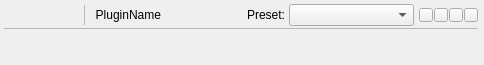
<?xml version="1.0" encoding="UTF-8"?>
<ui version="4.0">
 <class>PluginWidget</class>
 <widget class="QFrame" name="PluginWidget">
  <property name="geometry">
   <rect>
    <x>0</x>
    <y>0</y>
    <width>484</width>
    <height>65</height>
   </rect>
  </property>
  <property name="contextMenuPolicy">
   <enum>Qt::CustomContextMenu</enum>
  </property>
  <property name="windowTitle">
   <string>Frame</string>
  </property>
  <layout class="QVBoxLayout" name="verticalLayout">
   <property name="spacing">
    <number>0</number>
   </property>
   <property name="leftMargin">
    <number>4</number>
   </property>
   <property name="topMargin">
    <number>3</number>
   </property>
   <property name="rightMargin">
    <number>6</number>
   </property>
   <property name="bottomMargin">
    <number>3</number>
   </property>
   <item>
    <layout class="QHBoxLayout" name="layout_top">
     <property name="spacing">
      <number>1</number>
     </property>
     <item>
      <widget class="QWidget" name="w_buttons" native="true">
       <property name="minimumSize">
        <size>
         <width>72</width>
         <height>24</height>
        </size>
       </property>
       <property name="maximumSize">
        <size>
         <width>72</width>
         <height>24</height>
        </size>
       </property>
       <layout class="QHBoxLayout" name="horizontalLayout">
        <property name="spacing">
         <number>0</number>
        </property>
        <property name="margin">
         <number>0</number>
        </property>
        <item>
         <widget class="ScalableButton" name="b_enable">
          <property name="minimumSize">
           <size>
            <width>24</width>
            <height>24</height>
           </size>
          </property>
          <property name="maximumSize">
           <size>
            <width>24</width>
            <height>24</height>
           </size>
          </property>
          <property name="text">
           <string/>
          </property>
          <property name="icon">
           <iconset resource="../resources.qrc">
            <normaloff>:/bitmaps/button_off.png</normaloff>:/bitmaps/button_off.png</iconset>
          </property>
          <property name="iconSize">
           <size>
            <width>24</width>
            <height>24</height>
           </size>
          </property>
          <property name="checkable">
           <bool>true</bool>
          </property>
          <property name="flat">
           <bool>true</bool>
          </property>
         </widget>
        </item>
        <item>
         <widget class="ScalableButton" name="b_gui">
          <property name="minimumSize">
           <size>
            <width>24</width>
            <height>24</height>
           </size>
          </property>
          <property name="maximumSize">
           <size>
            <width>24</width>
            <height>24</height>
           </size>
          </property>
          <property name="text">
           <string/>
          </property>
          <property name="icon">
           <iconset>
            <normaloff>:/bitmaps/button_gui.png</normaloff>:/bitmaps/button_gui.png</iconset>
          </property>
          <property name="iconSize">
           <size>
            <width>24</width>
            <height>24</height>
           </size>
          </property>
          <property name="checkable">
           <bool>true</bool>
          </property>
          <property name="flat">
           <bool>true</bool>
          </property>
         </widget>
        </item>
        <item>
         <widget class="ScalableButton" name="b_edit">
          <property name="minimumSize">
           <size>
            <width>24</width>
            <height>24</height>
           </size>
          </property>
          <property name="maximumSize">
           <size>
            <width>24</width>
            <height>24</height>
           </size>
          </property>
          <property name="text">
           <string/>
          </property>
          <property name="icon">
           <iconset>
            <normaloff>:/bitmaps/button_edit.png</normaloff>:/bitmaps/button_edit.png</iconset>
          </property>
          <property name="iconSize">
           <size>
            <width>24</width>
            <height>24</height>
           </size>
          </property>
          <property name="checkable">
           <bool>true</bool>
          </property>
          <property name="flat">
           <bool>true</bool>
          </property>
         </widget>
        </item>
       </layout>
      </widget>
     </item>
     <item>
      <spacer name="spacer_namesep1">
       <property name="orientation">
        <enum>Qt::Horizontal</enum>
       </property>
       <property name="sizeType">
        <enum>QSizePolicy::Fixed</enum>
       </property>
       <property name="sizeHint" stdset="0">
        <size>
         <width>6</width>
         <height>1</height>
        </size>
       </property>
      </spacer>
     </item>
     <item>
      <widget class="Line" name="line_2">
       <property name="minimumSize">
        <size>
         <width>0</width>
         <height>20</height>
        </size>
       </property>
       <property name="maximumSize">
        <size>
         <width>16777215</width>
         <height>20</height>
        </size>
       </property>
       <property name="lineWidth">
        <number>0</number>
       </property>
       <property name="midLineWidth">
        <number>1</number>
       </property>
       <property name="orientation">
        <enum>Qt::Vertical</enum>
       </property>
      </widget>
     </item>
     <item>
      <spacer name="spacer_namesep2">
       <property name="orientation">
        <enum>Qt::Horizontal</enum>
       </property>
       <property name="sizeType">
        <enum>QSizePolicy::Fixed</enum>
       </property>
       <property name="sizeHint" stdset="0">
        <size>
         <width>8</width>
         <height>1</height>
        </size>
       </property>
      </spacer>
     </item>
     <item>
      <widget class="QLabel" name="label_name">
       <property name="text">
        <string>PluginName</string>
       </property>
       <property name="textFormat">
        <enum>Qt::PlainText</enum>
       </property>
       <property name="alignment">
        <set>Qt::AlignRight|Qt::AlignTrailing|Qt::AlignVCenter</set>
       </property>
      </widget>
     </item>
     <item>
      <spacer name="spacer_namesep3">
       <property name="orientation">
        <enum>Qt::Horizontal</enum>
       </property>
       <property name="sizeHint" stdset="0">
        <size>
         <width>20</width>
         <height>1</height>
        </size>
       </property>
      </spacer>
     </item>
     <item>
      <layout class="QHBoxLayout" name="layout_presets">
       <property name="spacing">
        <number>4</number>
       </property>
       <property name="leftMargin">
        <number>4</number>
       </property>
       <property name="rightMargin">
        <number>4</number>
       </property>
       <item>
        <widget class="QLabel" name="label_presets">
         <property name="text">
          <string>Preset:</string>
         </property>
         <property name="alignment">
          <set>Qt::AlignRight|Qt::AlignTrailing|Qt::AlignVCenter</set>
         </property>
        </widget>
       </item>
       <item>
        <widget class="QComboBox" name="cb_presets">
         <property name="minimumSize">
          <size>
           <width>125</width>
           <height>0</height>
          </size>
         </property>
        </widget>
       </item>
      </layout>
     </item>
     <item>
      <layout class="QHBoxLayout" name="layout_leds">
       <property name="spacing">
        <number>1</number>
       </property>
       <item>
        <widget class="LEDButton" name="led_control">
         <property name="minimumSize">
          <size>
           <width>14</width>
           <height>14</height>
          </size>
         </property>
         <property name="maximumSize">
          <size>
           <width>14</width>
           <height>14</height>
          </size>
         </property>
         <property name="text">
          <string/>
         </property>
         <property name="checkable">
          <bool>true</bool>
         </property>
        </widget>
       </item>
       <item>
        <widget class="LEDButton" name="led_midi">
         <property name="minimumSize">
          <size>
           <width>14</width>
           <height>14</height>
          </size>
         </property>
         <property name="maximumSize">
          <size>
           <width>14</width>
           <height>14</height>
          </size>
         </property>
         <property name="text">
          <string/>
         </property>
         <property name="checkable">
          <bool>true</bool>
         </property>
        </widget>
       </item>
       <item>
        <widget class="LEDButton" name="led_audio_in">
         <property name="minimumSize">
          <size>
           <width>14</width>
           <height>14</height>
          </size>
         </property>
         <property name="maximumSize">
          <size>
           <width>14</width>
           <height>14</height>
          </size>
         </property>
         <property name="text">
          <string/>
         </property>
         <property name="checkable">
          <bool>true</bool>
         </property>
        </widget>
       </item>
       <item>
        <widget class="LEDButton" name="led_audio_out">
         <property name="minimumSize">
          <size>
           <width>14</width>
           <height>14</height>
          </size>
         </property>
         <property name="maximumSize">
          <size>
           <width>14</width>
           <height>14</height>
          </size>
         </property>
         <property name="text">
          <string/>
         </property>
         <property name="checkable">
          <bool>true</bool>
         </property>
        </widget>
       </item>
      </layout>
     </item>
    </layout>
   </item>
   <item>
    <widget class="Line" name="line">
     <property name="lineWidth">
      <number>0</number>
     </property>
     <property name="midLineWidth">
      <number>1</number>
     </property>
     <property name="orientation">
      <enum>Qt::Horizontal</enum>
     </property>
    </widget>
   </item>
   <item>
    <layout class="QHBoxLayout" name="layout_bottom">
     <property name="spacing">
      <number>1</number>
     </property>
     <property name="leftMargin">
      <number>12</number>
     </property>
     <property name="topMargin">
      <number>4</number>
     </property>
     <property name="rightMargin">
      <number>12</number>
     </property>
     <item>
      <widget class="QWidget" name="w_knobs_left" native="true">
       <layout class="QHBoxLayout" name="horizontalLayout_4">
        <property name="margin">
         <number>0</number>
        </property>
       </layout>
      </widget>
     </item>
     <item>
      <spacer name="horizontalSpacer">
       <property name="orientation">
        <enum>Qt::Horizontal</enum>
       </property>
       <property name="sizeHint" stdset="0">
        <size>
         <width>40</width>
         <height>20</height>
        </size>
       </property>
      </spacer>
     </item>
     <item>
      <widget class="QWidget" name="w_knobs_right" native="true">
       <layout class="QHBoxLayout" name="horizontalLayout_3">
        <property name="spacing">
         <number>0</number>
        </property>
        <property name="leftMargin">
         <number>12</number>
        </property>
        <property name="topMargin">
         <number>0</number>
        </property>
        <property name="rightMargin">
         <number>0</number>
        </property>
        <property name="bottomMargin">
         <number>0</number>
        </property>
       </layout>
      </widget>
     </item>
     <item>
      <layout class="QVBoxLayout" name="layout_peaks">
       <property name="spacing">
        <number>4</number>
       </property>
       <property name="leftMargin">
        <number>4</number>
       </property>
       <property name="topMargin">
        <number>0</number>
       </property>
       <property name="rightMargin">
        <number>4</number>
       </property>
       <property name="bottomMargin">
        <number>2</number>
       </property>
       <item>
        <widget class="DigitalPeakMeter" name="peak_in" native="true">
         <property name="minimumSize">
          <size>
           <width>150</width>
           <height>0</height>
          </size>
         </property>
         <property name="maximumSize">
          <size>
           <width>150</width>
           <height>16777215</height>
          </size>
         </property>
        </widget>
       </item>
       <item>
        <widget class="DigitalPeakMeter" name="peak_out" native="true">
         <property name="minimumSize">
          <size>
           <width>150</width>
           <height>0</height>
          </size>
         </property>
         <property name="maximumSize">
          <size>
           <width>150</width>
           <height>16777215</height>
          </size>
         </property>
        </widget>
       </item>
      </layout>
     </item>
    </layout>
   </item>
  </layout>
 </widget>
 <customwidgets>
  <customwidget>
   <class>DigitalPeakMeter</class>
   <extends>QWidget</extends>
   <header>widgets/digitalpeakmeter.h</header>
   <container>1</container>
  </customwidget>
  <customwidget>
   <class>LEDButton</class>
   <extends>QPushButton</extends>
   <header>widgets/ledbutton.h</header>
  </customwidget>
  <customwidget>
   <class>ScalableButton</class>
   <extends>QPushButton</extends>
   <header>widgets/scalablebutton.h</header>
  </customwidget>
 </customwidgets>
 <resources>
  <include location="../resources.qrc"/>
 </resources>
 <connections/>
</ui>
